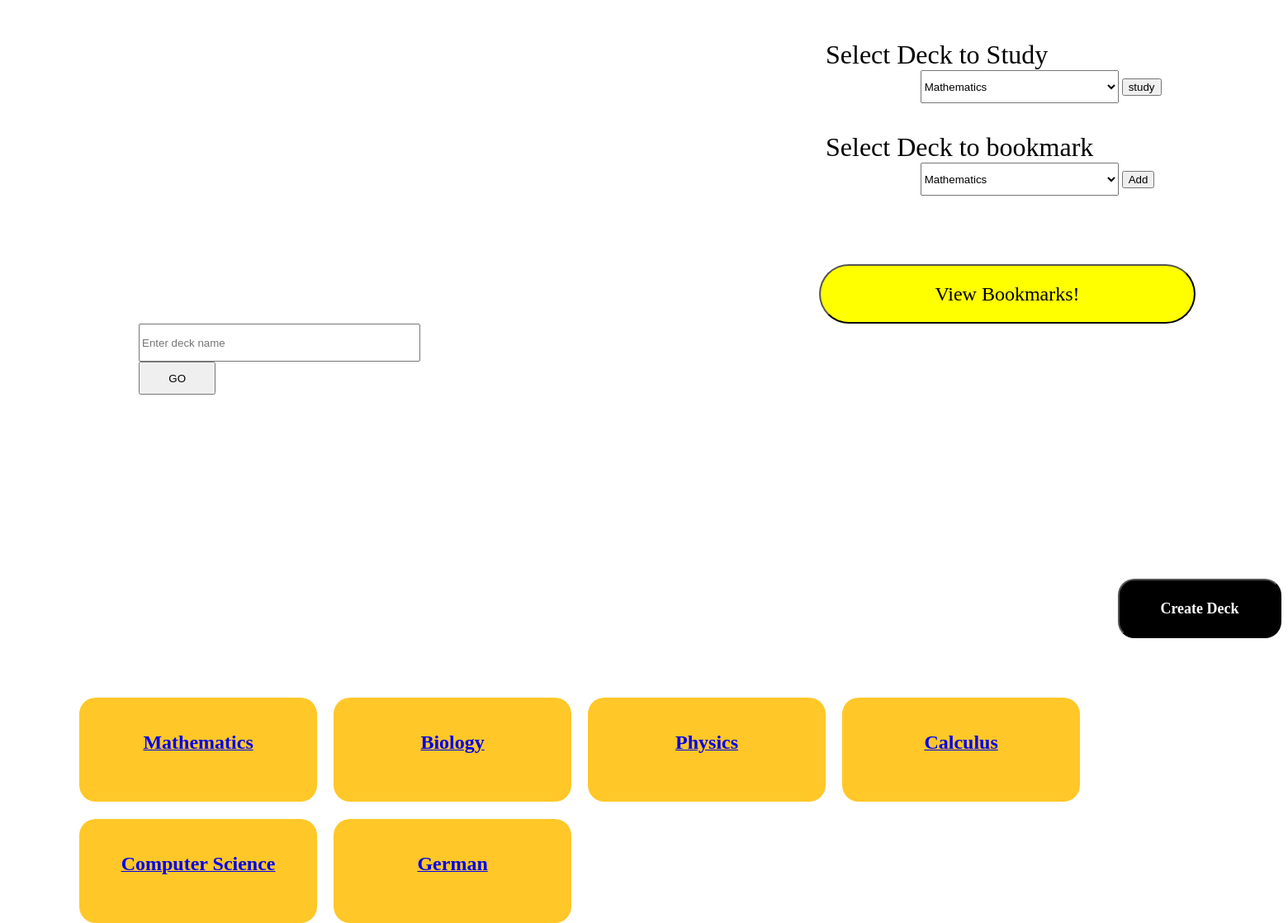
The page /home on the database its author committed.
### remembo/models.py (models this page shows, shortened)
class deck(models.Model):
    deck_name = models.CharField(max_length=100)
    deck_bookmark = models.CharField(max_length=20, default="")

### remembo/views.py (the view, shortened to what this page needs)
# urls.py: 2. Add a URL to urlpatterns:  path('', views.home, name='home')
def home(request):
    questions = deck.objects.order_by()
    context = {'get_questions': questions}
    return render(request, 'remembo/home.html', context)

### remembo/templates/remembo/home.html (shortened to what this page needs)
{% extends 'remembo/base.html' %}
{% block main_content %}
{% if get_questions %}
        <form method="post" action="/studypage">
        <div  style="height: 4em; margin-top: 3em;">
        <label  style="font-family: cursive;font-size: xx-large;margin-left: 31em;">Select Deck to Study</label><br>
        <select name="selecttostudy" style="margin-left: 83em; height: 3em;width: 18em;">
            {% for i in get_questions %}
            <option value= {{ i.id }}>{{ i.deck_name }}</option>
            {% endfor %}
        </select>
        <input type="submit" name="submit" value="study">
        </div>
        </form>
        <form method="post" action="/home">
        <div  style="height: 4em; margin-top: 3em;">
        <label  style="font-family: cursive;font-size: xx-large;margin-left: 31em;">Select Deck to bookmark</label><br>
        <select name="getbookmark" style="margin-left: 83em; height: 3em;width: 18em;">
            {% for i in get_questions %}
            <option value= {{ i.id }}>{{ i.deck_name }}</option>
            {% endfor %}
        </select>
        <input type="submit" name="submit" value="Add">
        </div>
        </form>
        <form method="post" action="/viewbookmarks">
        <input type="submit" value="View Bookmarks!" name="bkbutton" style="
                    margin-left: 41em;
                    height: 3em;
                    width: 19em;
                    margin-top: 4em;
                    background: yellow;
                    font-family: cursive;
                    font-size: x-large;
                    border-radius: 2em;">
        </form>
        <form method="post" action="/search">
        <div class="searchbox">
            <input type="text" placeholder="Enter deck name"  name="searchval"  style="height: 3em; width: 25em;">  <input type="submit" value="GO" style="height: 3em;width: 7em;">
        </div>
        </form>
        <form method="post" action="/createdeck" style="height: 2em;">
        <div class = "buttoncreatec">
            <input type="submit" value="Create Deck" style="margin-left: 5em;width: 100px;border-radius: 20px; background:  black;
                margin-left: 1em;
                width: 11em;
                border-radius: 20px;
                background: black;
                color: white;
                height: 4em;
                margin-top: 5px;
                font-family: cursive;
                font-size: large; font-weight: bold;
                ">
        </div>
        </form>
        <div class="maincontainer">
        {% for i in get_questions %}
                <div class="thedeckcard">
                    <div class="thedeckfront">
                        <div class="deckfronttext">
                            <a href = {% url "remembo:detail" i.id %} ><b style="font-size: x-large;font-family: cursive;">{{i.deck_name}}</b></a><br>
                        </div>
                    </div>
                </div>
            {% endfor %}
        </div>
{% else %}
    <p> You have no questions to View! Why don't you add some? </p>
{% endif %}
{% endblock %}

### remembo/templates/remembo/base.html (shortened to what this page needs)
<!DOCTYPE html>
<html lang="en">
<head>
</head>
<body>
{% block main_content %}
{% endblock %}
</body>
</html>

### remembo/templates/remembo/base.html (style rules this page uses)
.maincontainer { height: auto; display: flex; flex-wrap: wrap; flex-direction: row; margin-top: -67px; margin-left: 6em; }
.searchbox { position: relative; width: 16.9em; height: 0em; margin-left: 10em; margin-top: 0em; }
.thedeckcard { position: relative; width: 18em; height: 20em; transform-style: preserve-3d; transition: all 0.5s ease; float: left; margin: 0px 10px; margin-bottom: -141px; display: flex; flex-direction: row; margin-top: -2em; }
.thedeckfront { position: absolute; width: 16em; height: 7em; backface-visibility: hidden; background: #ffc728; color: #333; text-align: center; font-family: 'zilla slab',sans-serif; border-radius: 20px; font-size: 18px; font-weight: bold; margin-top: 12em; margin-left: -1em; }
.deckfronttext { position: relative; width: 16.9em; height: 2em; margin: 135px 0px; margin-top: 41px; margin-left: -8px; }
.buttoncreatec { position: relative; width: 16.9em; height: 0em; margin: 131px 0px; margin-left: 83em; margin-top: 19em; }

### rows shown on the page
deck: deck_name "Mathematics"
deck: deck_name "Biology"
deck: deck_name "Physics"
deck: deck_name "Calculus"
deck: deck_name "Computer Science"
deck: deck_name "German"

### other values the page prints
form field selecttostudy "Mathematics"
form field getbookmark "Mathematics"
